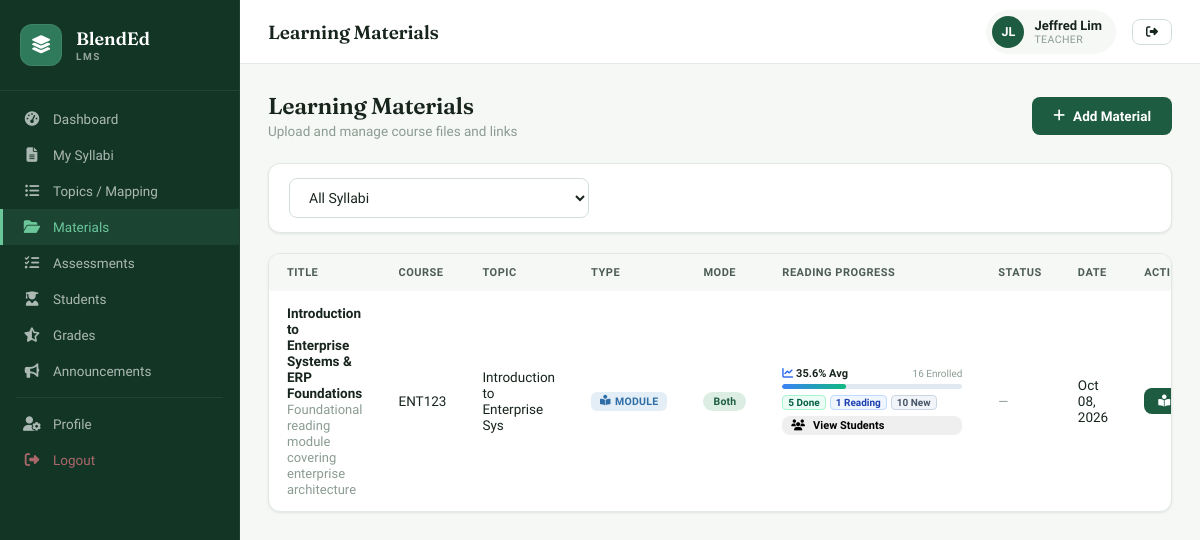
The app's page /teacher/materials.php (signed in) with its own data.
### tables this page shows
CREATE TABLE `learning_materials` (
  `id` int NOT NULL AUTO_INCREMENT,
  `syllabus_topic_id` int DEFAULT NULL,
  `syllabus_id` int DEFAULT NULL,
  `teacher_id` int NOT NULL,
  `title` varchar(200) NOT NULL,
  `description` text,
  `type` varchar(50) NOT NULL DEFAULT 'module',
  `file_path` varchar(255) DEFAULT NULL,
  `external_url` varchar(500) DEFAULT NULL,
  `delivery_mode` enum('online','offline','both') DEFAULT 'both',
  `created_at` timestamp NOT NULL DEFAULT CURRENT_TIMESTAMP,
  `content` longtext,
  `estimated_read_time` int NOT NULL DEFAULT '5',
  `view_count` int DEFAULT '0',
  PRIMARY KEY (`id`),
  KEY `syllabus_topic_id` (`syllabus_topic_id`),
  KEY `syllabus_id` (`syllabus_id`),
  KEY `teacher_id` (`teacher_id`),
  CONSTRAINT `learning_materials_ibfk_1` FOREIGN KEY (`syllabus_topic_id`) REFERENCES `syllabus_topics` (`id`) ON DELETE SET NULL,
  CONSTRAINT `learning_materials_ibfk_2` FOREIGN KEY (`syllabus_id`) REFERENCES `syllabi` (`id`) ON DELETE CASCADE,
  CONSTRAINT `learning_materials_ibfk_3` FOREIGN KEY (`teacher_id`) REFERENCES `users` (`id`) ON DELETE CASCADE
);

CREATE TABLE `syllabus_topics` (
  `id` int NOT NULL AUTO_INCREMENT,
  `syllabus_id` int NOT NULL,
  `week_number` int NOT NULL,
  `topic_title` varchar(200) NOT NULL,
  `topic_description` text,
  `learning_outcomes` text,
  `delivery_mode` enum('face-to-face','online','blended','asynchronous','synchronous') DEFAULT 'blended',
  `online_platform` varchar(100) DEFAULT NULL,
  `resources` text,
  `assessment_type` varchar(100) DEFAULT NULL,
  `sort_order` int DEFAULT '0',
  `created_at` timestamp NOT NULL DEFAULT CURRENT_TIMESTAMP,
  `is_completed` tinyint(1) NOT NULL DEFAULT '0',
  `completion_notes` text,
  `deletion_requested` tinyint(1) NOT NULL DEFAULT '0',
  `deletion_reason` text,
  `ilo_code` varchar(50) DEFAULT NULL,
  `blooms_level` varchar(50) DEFAULT NULL,
  `activity_title` varchar(255) DEFAULT NULL,
  PRIMARY KEY (`id`),
  KEY `syllabus_id` (`syllabus_id`),
  CONSTRAINT `syllabus_topics_ibfk_1` FOREIGN KEY (`syllabus_id`) REFERENCES `syllabi` (`id`) ON DELETE CASCADE
);

### includes/config.php (called while the page is built, shortened)
<?php
function safeHtml($text) {
    $text = htmlspecialchars_decode($text, ENT_QUOTES);
    return htmlspecialchars($text, ENT_QUOTES, 'UTF-8');
}

### teacher/materials.php (the view, shortened to what this page needs)
<?php
require_once '../includes/config.php';
$tid = $_SESSION['user_id'];
$where = "m.teacher_id = ?";
$types = 'i';
$params = [$tid];
$sql = "SELECT m.*, c.course_code, c.course_name, st.topic_title,
               a.id AS assessment_id, a.due_date AS assessment_due_date, a.is_closed AS assessment_is_closed,
               (SELECT COUNT(*) FROM enrollments WHERE syllabus_id = m.syllabus_id AND status = 'enrolled') as total_enrolled,
               (SELECT COUNT(*) FROM topic_progress tp JOIN enrollments e ON e.student_id = tp.student_id AND e.syllabus_id = m.syllabus_id AND e.status = 'enrolled' WHERE tp.syllabus_topic_id = m.syllabus_topic_id AND (tp.read_percentage >= 90 OR tp.status = 'completed')) as finished_count,
               (SELECT COUNT(*) FROM topic_progress tp JOIN enrollments e ON e.student_id = tp.student_id AND e.syllabus_id = m.syllabus_id AND e.status = 'enrolled' WHERE tp.syllabus_topic_id = m.syllabus_topic_id AND tp.read_percentage > 0 AND tp.read_percentage < 90 AND tp.status != 'completed') as reading_count,
               (SELECT AVG(COALESCE(tp.read_percentage, 0)) FROM enrollments e LEFT JOIN topic_progress tp ON tp.student_id = e.student_id AND tp.syllabus_topic_id = m.syllabus_topic_id WHERE e.syllabus_id = m.syllabus_id AND e.status = 'enrolled') as avg_read_pct
        FROM learning_materials m
        LEFT JOIN syllabi s ON m.syllabus_id = s.id
        LEFT JOIN courses c ON s.course_id = c.id
        LEFT JOIN syllabus_topics st ON m.syllabus_topic_id = st.id
        LEFT JOIN assessments a ON (a.syllabus_id = m.syllabus_id AND a.title = m.title AND a.type = 'activity')
        WHERE $where
        ORDER BY m.created_at DESC";
$materialsStmt = $conn->prepare($sql);
$materialsStmt->bind_param($types, ...$params);
$materialsStmt->execute();
$materialsResult = $materialsStmt->get_result();
$materialsArr = [];
while ($row = $materialsResult->fetch_assoc()) $materialsArr[] = $row;
$icons = ['document' => 'fa-file-pdf', 'video' => 'fa-video', 'link' => 'fa-link', 'presentation' => 'fa-file-powerpoint', 'quiz' => 'fa-question-circle', 'activity' => 'fa-pencil-alt', 'module' => 'fa-book-reader'];
$colors = ['document' => 'badge-red', 'video' => 'badge-blue', 'link' => 'badge-gray', 'presentation' => 'badge-orange', 'quiz' => 'badge-green', 'activity' => 'badge-purple', 'module' => 'badge-blue'];
?>
<?php require_once '../includes/header.php'; ?>
<div class="app-layout">
    <?php require_once '../includes/sidebar.php'; ?>
    <div class="main-content">
        <?php require_once '../includes/topbar.php'; ?>
        <div class="page-content">
            <div class="page-header">
                <div class="page-header-left"><h2>Learning Materials</h2><p>Upload and manage course files and links</p></div>
                <button class="btn btn-primary" onclick="openAddMaterialModal()"><i class="fas fa-plus"></i> Add Material</button>
            </div>
            <div class="card" style="margin-bottom:20px">
                <div class="card-body" style="padding:14px 20px">
                    <form method="GET" style="display:flex;gap:12px">
                        <select name="syl" class="form-control" style="width:300px" onchange="this.form.submit()">
                            <option value="">All Syllabi</option>
                        </select>
                    </form>
                </div>
            </div>
            <div class="card">
                <div class="table-wrap">
                    <table>
                        <thead><tr><th>Title</th><th>Course</th><th>Topic</th><th>Type</th><th>Mode</th><th style="min-width:180px">Reading Progress</th><th>Status</th><th>Date</th><th>Actions</th></tr></thead>
                        <tbody>
                        <?php foreach($materialsArr as $m): ?>
                        <?php
                            $isModule = ($m['type'] === 'module');
                            $totEnrolled = (int)($m['total_enrolled'] ?? 0);
                            $finCount = (int)($m['finished_count'] ?? 0);
                            $readCount = (int)($m['reading_count'] ?? 0);
                            $notStarted = max(0, $totEnrolled - ($finCount + $readCount));
                            $avgRead = round((float)($m['avg_read_pct'] ?? 0), 1);
                        ?>
                        <tr>
                            <td><strong><?= safeHtml($m['title']) ?></strong><br><small class="text-muted"><?= safeHtml(substr($m['description'] ?? '', 0, 60)) ?></small></td>
                            <td><?= htmlspecialchars($m['course_code'] ?? '-') ?></td>
                            <td><?= $m['topic_title'] ? safeHtml(substr($m['topic_title'], 0, 30)) : '<span class="text-muted">General</span>' ?></td>
                            <td><span class="badge <?= $colors[$m['type']] ?? 'badge-gray' ?>"><i class="fas <?= $icons[$m['type']] ?? 'fa-file' ?>"></i> <?= ucfirst($m['type']) ?></span></td>
                            <td><?php $mc=['online'=>'mode-online','offline'=>'mode-face','both'=>'mode-blended']; echo '<span class="mode-pill '.$mc[$m['delivery_mode']].'">'.ucfirst($m['delivery_mode']).'</span>'; ?></td>
                            <td>
                                <?php if ($isModule): ?>
                                    <div style="min-width:180px">
                                        <div style="display:flex;justify-content:space-between;align-items:center;margin-bottom:4px;font-size:11px">
                                            <span style="font-weight:700;color:var(--text)"><i class="fas fa-chart-line" style="color:#2563eb"></i> <?= $avgRead ?>% Avg</span>
                                            <span style="color:var(--text3);font-size:10px"><?= $totEnrolled ?> Enrolled</span>
                                        </div>
                                        <div style="height:5px;background:#e2e8f0;border-radius:99px;overflow:hidden;margin-bottom:6px">
                                            <div style="height:100%;width:<?= min(100, $avgRead) ?>%;background:linear-gradient(90deg, #3b82f6, #10b981);border-radius:99px"></div>
                                        </div>
                                        <div style="display:flex;gap:4px;flex-wrap:wrap;margin-bottom:6px;font-size:10px">
                                            <span style="background:#ecfdf5;color:#065f46;padding:1px 5px;border-radius:4px;border:1px solid #a7f3d0;font-weight:600" title="Finished (90-100%)">
                                                <?= $finCount ?> Done
                                            </span>
                                            <span style="background:#eff6ff;color:#1e40af;padding:1px 5px;border-radius:4px;border:1px solid #bfdbfe;font-weight:600" title="Reading (1-89%)">
                                                <?= $readCount ?> Reading
                                            </span>
                                            <?php if ($notStarted > 0): ?>
                                            <span style="background:#f1f5f9;color:#475569;padding:1px 5px;border-radius:4px;border:1px solid #cbd5e1;font-weight:600" title="Not Started (0%)">
                                                <?= $notStarted ?> New
                                            </span>
                                            <?php endif; ?>
                                        </div>
                                        <button type="button" class="btn btn-outline btn-sm" style="font-size:11px;padding:2px 8px;width:100%;text-align:center"
                                            onclick="openStudentProgressModal(<?= $m['id'] ?>, '<?= htmlspecialchars(addslashes($m['title']), ENT_QUOTES) ?>')">
                                            <i class="fas fa-users"></i> View Students
                                        </button>
                                    </div>
                                <?php else: ?>
                                    <span class="text-muted" style="font-size:12px">—</span>
                                <?php endif; ?>
                            </td>
                            <td>
                                <?php if($m['type'] === 'activity' && $m['assessment_id']):
                                    $duePassed = !empty($m['assessment_due_date']) && strtotime($m['assessment_due_date']) < time();
                                    $manuallyClosed = (int)$m['assessment_is_closed'] === 1;
                                    if ($manuallyClosed): ?>
                                        <span class="badge badge-red">Closed</span>
                                    <?php elseif ($duePassed): ?>
                                        <span class="badge badge-orange">Overdue</span>
                                    <?php else: ?>
                                        <span class="badge badge-green">Open</span>
                                    <?php endif; ?>
                                    <?php if(!empty($m['assessment_due_date'])): ?>
                                        <br><small class="text-muted">Due <?= date('M d, Y g:i A', strtotime($m['assessment_due_date'])) ?></small>
                                    <?php endif; ?>
                                <?php else: ?>
                                    <span class="text-muted">—</span>
                                <?php endif; ?>
                            </td>
                            <td><?= date('M d, Y', strtotime($m['created_at'])) ?></td>
                            <td>
                                <div class="action-btns">
                                    <?php if($m['type'] === 'module' || !empty($m['content'])): ?>
                                    <a href="<?= BASE_URL ?>student/read_material.php?id=<?= $m['id'] ?>" target="_blank" class="btn btn-primary btn-sm" title="Read / Preview Module">
                                        <i class="fas fa-book-reader"></i>
                                    </a>
                                    <?php endif; ?>
                                </div>
                            </td>
                        </tr>
                        <?php endforeach; ?>
                        </tbody>
                    </table>
                </div>
            </div>
        </div>
    </div>
</div>
</body></html>

### records on screen
learning_materials: title "Introduction to Enterprise Systems & ERP Foundations", description "Foundational reading module covering enterprise architecture", course_code "ENT123", syllabus_topic.topic_title "Introduction to Enterprise Sys", type "MODULE", delivery_mode "Both", avgRead "35.6", totEnrolled "16", finCount "5", readCount "1", notStarted "10", created_at "Oct 08, 2026"

### other values on screen
$pageTitle "Learning Materials"
$initials "JL"
$_SESSION['full_name'] "Jeffred Lim"
$roleLabel[$r] "TEACHER"
